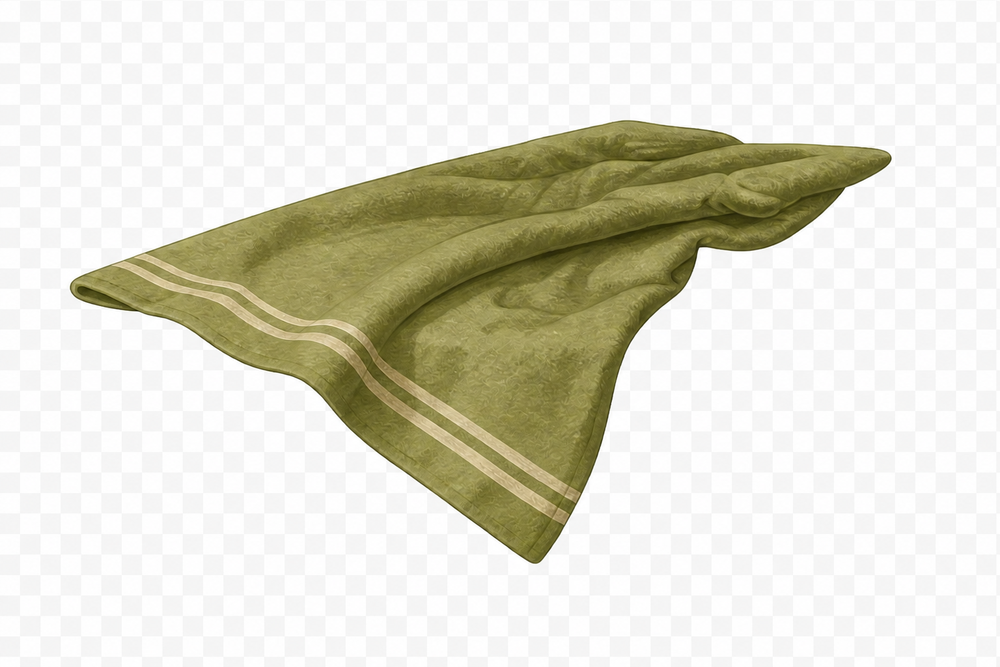
#> input picture webgame-prototype/assets/masters/towel-extraction-rejected-v1.png, 1000 x 667 px, shrunk from 1536 x 1024 before the run
$ python mask_towel_background_v1.py
#> lines starting #> are read from the running program, lines starting #| are printed output that depends on the picture; after the words box and inside, x2 and y2 are one past the last pixel; in counts of white or black regions, pixels touching at a corner belong together
"""User-approved deterministic background masking; no image regeneration."""
from pathlib import Path
import hashlib
import json
from PIL import Image, ImageFilter, ImageDraw

root = Path(__file__).resolve().parents[3]
source = root / 'webgame-prototype/assets/masters/towel-extraction-rejected-v1.png'
target = root / 'webgame-prototype/assets/masters/prop-towel-draped-alpha-v1.png'
rgb = Image.open(source).convert('RGB')
#> rgb is the input picture: PIL image 1000x667 RGB; mean R, G, B 223.4, 221.8, 207.9
# Only bright neutral checkerboard connected to the outside is removed.
candidate = Image.new('L', rgb.size)
#> candidate: PIL image 1000x667 L; every value is 0
candidate.putdata([255 if min(p) >= 170 and max(p)-min(p) <= 24 else 0 for p in rgb.getdata()])
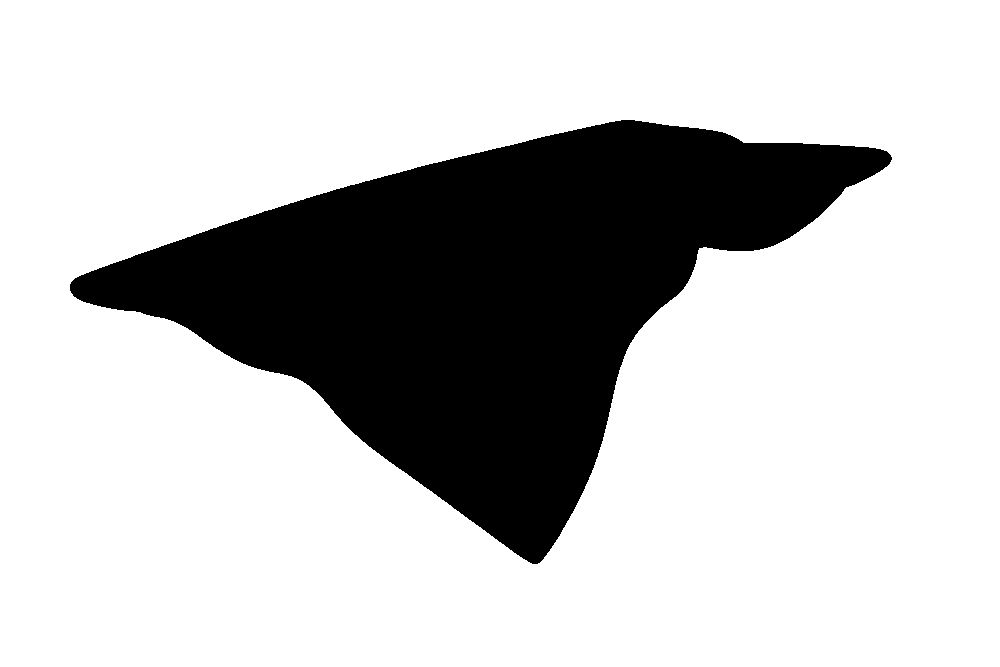
#> candidate: PIL image 1000x667 L; 76.6% white; 1 black region, box (x1, y1, x2, y2) and area: (70, 120, 892, 564) 155919
ImageDraw.floodfill(candidate, (0, 0), 128, thresh=0)
alpha = candidate.point(lambda p: 0 if p == 128 else 255)
alpha = alpha.filter(ImageFilter.MinFilter(3)).filter(ImageFilter.GaussianBlur(.35))
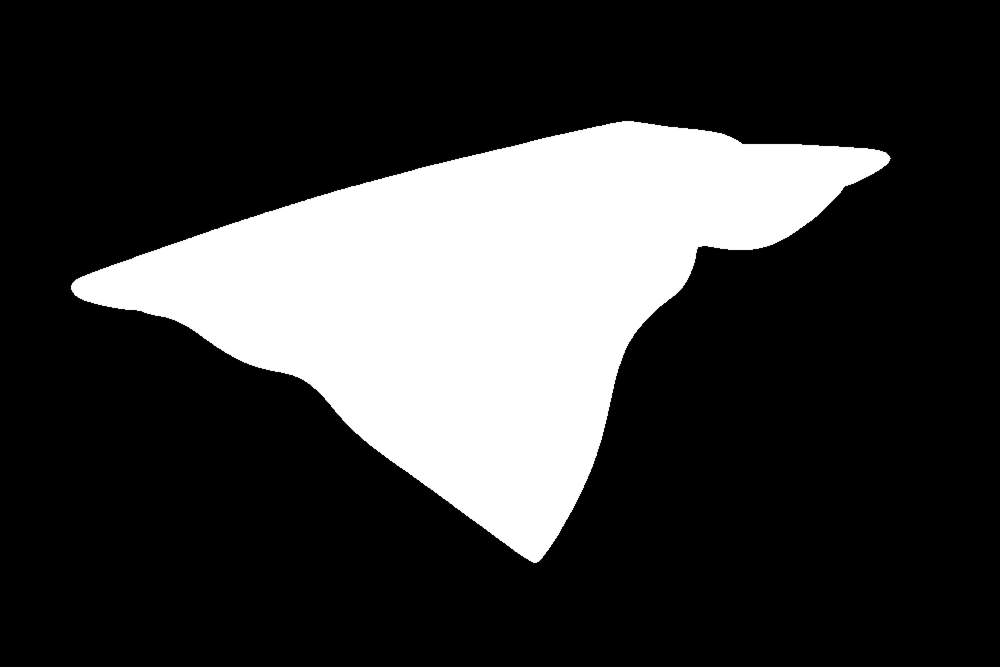
#> alpha: PIL image 1000x667 L; min 0, max 255, mean 58.6
rgba = rgb.copy().convert('RGBA')
rgba.putalpha(alpha)
rgba.save(target)
# Preview only: the deliverable remains transparent and uncropped.
preview = Image.new('RGB', rgb.size, '#344654')
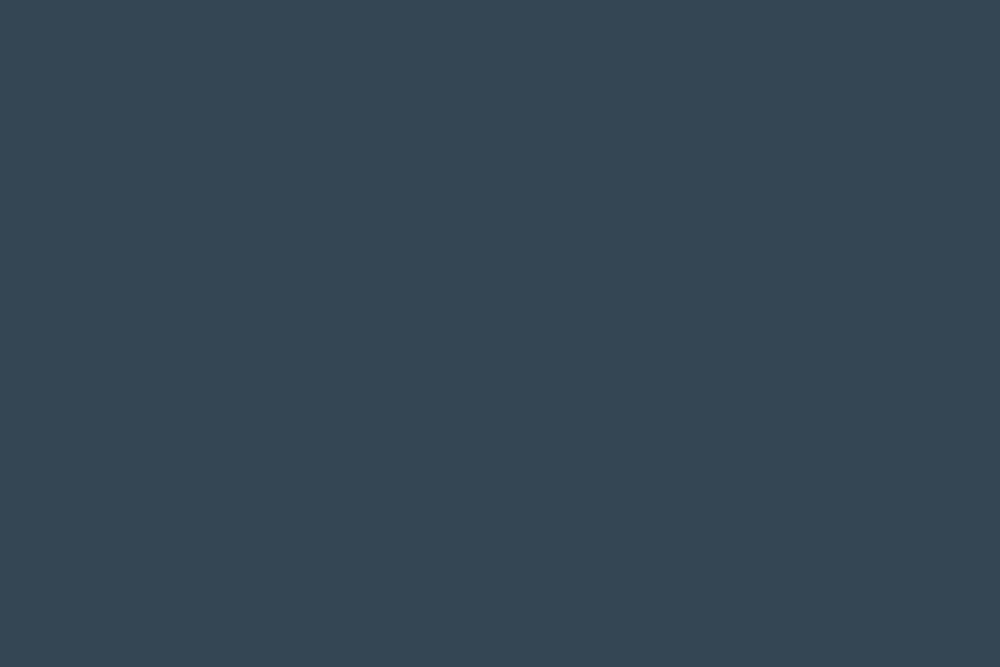
#> preview: PIL image 1000x667 RGB; mean R, G, B 52, 70, 84
preview.paste(rgba, mask=alpha)
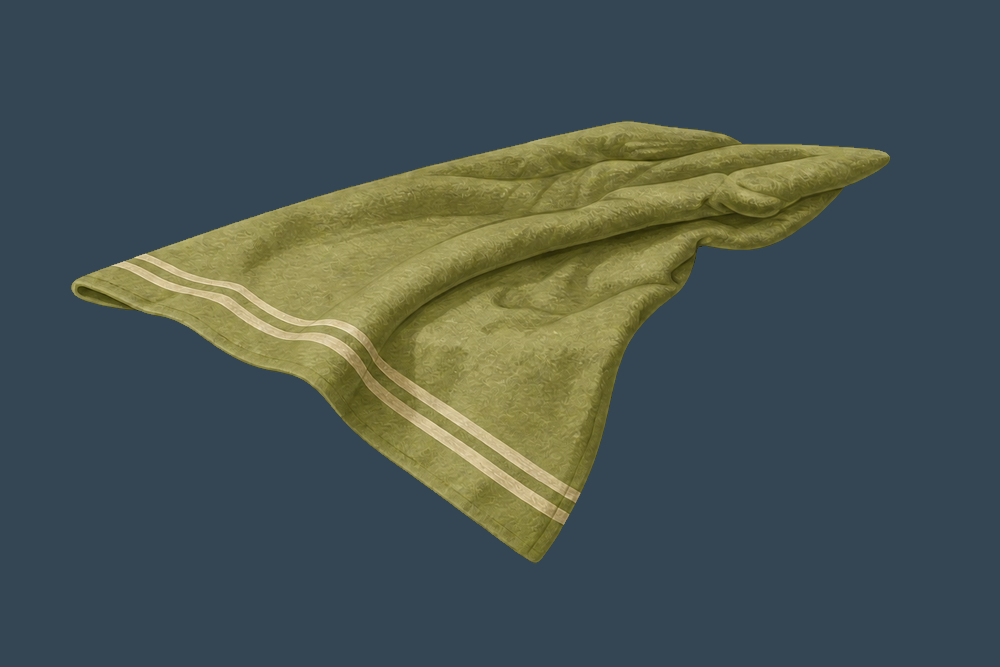
#> preview: PIL image 1000x667 RGB; mean R, G, B 71.9, 84.2, 81.2
preview.save(root / 'production/game/qa/towel-alpha-dark-preview-v1.png')
print(json.dumps({'path': str(target), 'size': rgba.size, 'alpha_extrema': alpha.getextrema(), 'bytes': target.stat().st_size, 'sha256': hashlib.sha256(target.read_bytes()).hexdigest(), 'rgb_preserved': rgba.convert('RGB').tobytes() == rgb.tobytes()}))
#> (printed output is left out)
